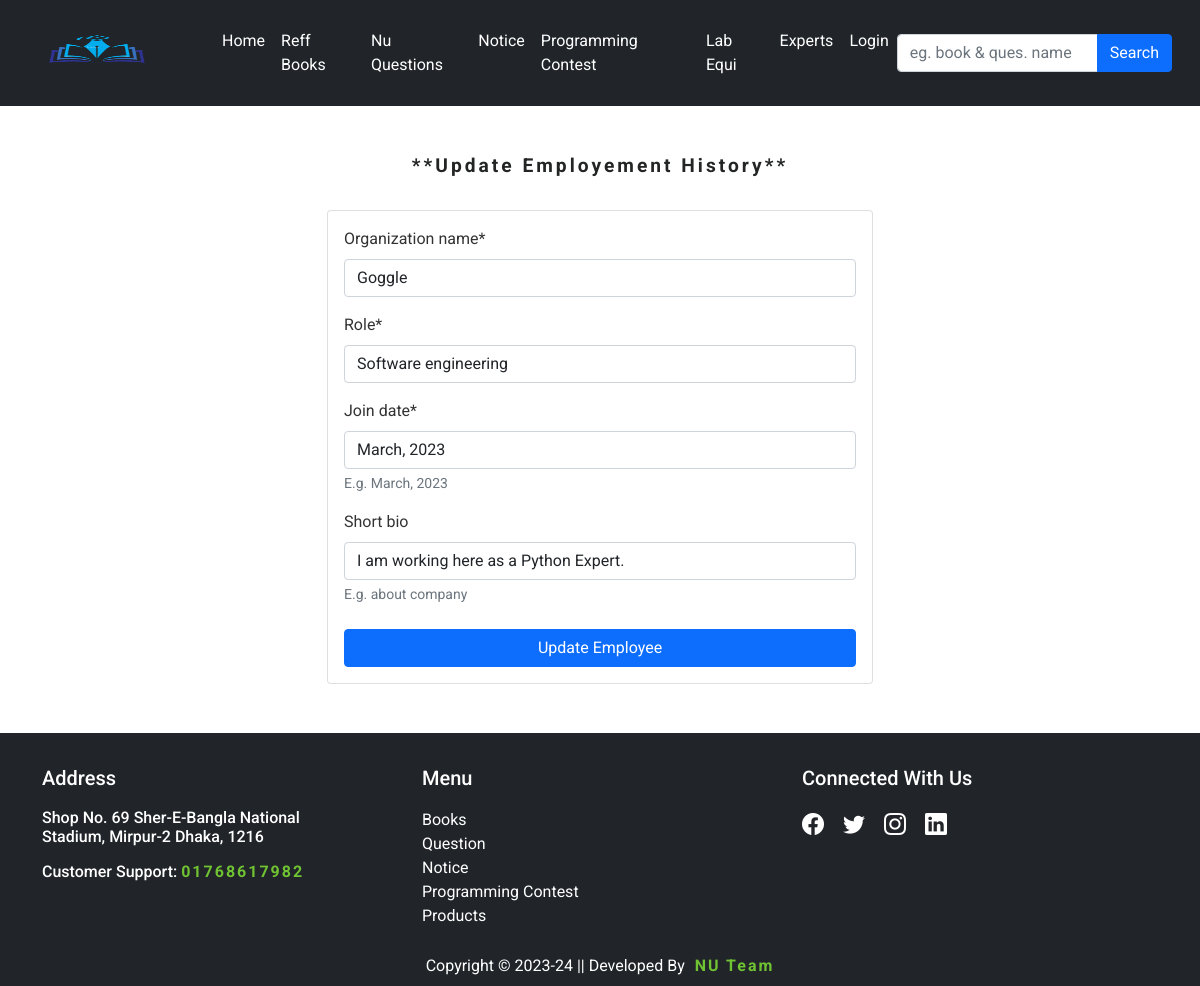
/update-employement/1/, run on the app's committed database.
### other/models.py (models this page shows, shortened)
class EmployeementHistory(models.Model):
    user = models.ForeignKey(FreelancerProfile, on_delete=models.CASCADE)
    organization_name = models.CharField(max_length=255)
    role = models.CharField(max_length=500)
    join_date = models.CharField(max_length=255, help_text='E.g. March, 2023')
    short_bio = models.CharField(max_length=500, blank=True, null=True, help_text='E.g. about company')

### other/views.py (the view)
# urls.py: path('update-employement/<int:pk>/', EmployementHistoryUpdate, name='update-employement'),
def EmployementHistoryUpdate(request, pk):
    user = FreelancerProfile.objects.get(user__pk=int(pk))
    try:
        employe_instance = EmployeementHistory.objects.get(user=user)
    except EmployeementHistory.DoesNotExist:
        employe_instance = None
    if request.method == 'POST':
        form = EmployeementHistoryForm(request.POST, instance=employe_instance)
        if form.is_valid():
            instance = form.save(commit=False)
            instance.user = user
            instance.save()
            return redirect('other:freelance-profile', pk=pk)
    else:
        form = EmployeementHistoryForm(instance=employe_instance)
    context ={
        'form':form
    }
    return render(request, 'other/employementupdate_history.html', context)

### other/forms.py
class EmployeementHistoryForm(forms.ModelForm):
    class Meta:
        model = EmployeementHistory
        exclude = ('user',)

### template/other/employementupdate_history.html (shortened to what this page needs)
{% extends 'base.html' %}
{% load static %}
{% block content %}
{% load crispy_forms_tags %}
<div class="container py-5">
  <div class="row">
    <div class="col-sm-3"></div>
    <div class="col-sm-6">
      <h1 class="textheader">**Update Employement History**</h1>
      <div class="card p-3">
        <form method="POST">
          {{ form|crispy }}
        <button class="btn btn-primary mt-2" type="submit" style="width: 100%;">Update Employee</button>
        </form>
      </div>
    </div>
    <div class="col-sm-3"></div>
  </div>
</div>
{% endblock %}

### static/style.css (style rules this page uses)
.textheader { font-size: larger; font-weight: bold; letter-spacing: 3px; padding-bottom: 25px; color: #232525; text-align: center; text-transform: capitalize; }

### data on the page
EmployeementHistory: organization_name "Goggle", role "Software engineering", join_date "March, 2023", short_bio "I am working here as a Python Expert."
